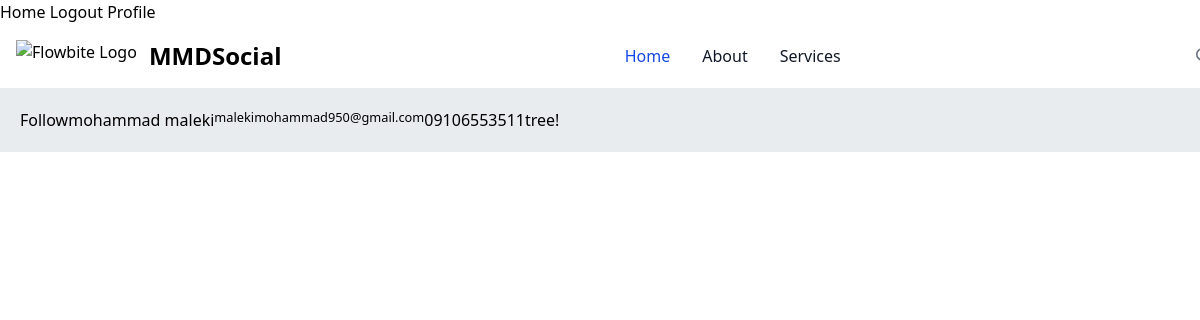
The app's page /profile/1/ (signed in), older data.
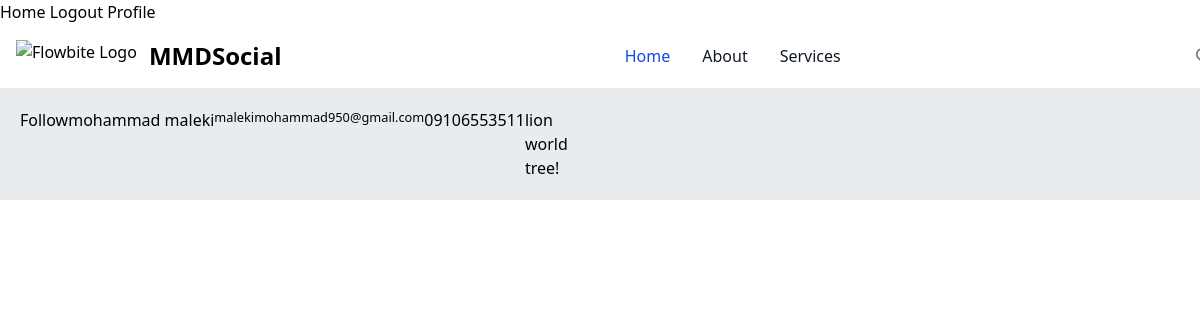
The same page, newer data.
### home/models.py (models this page shows, shortened)
class Post(models.Model):
    user = models.ForeignKey(User, on_delete=models.CASCADE, related_name='posts')
    slug = models.SlugField(max_length=200)
    title = models.CharField(max_length=100)
    content = models.TextField()
    image = models.ImageField(upload_to='posts/%Y/%m/%d')
    created = models.DateTimeField(auto_now_add=True)
    updated = models.DateTimeField(auto_now=True)
    class Meta:
        ordering = ['-created']

### account/views.py (the view)
# urls.py: path('profile/<int:user_id>/', views.UserProfileView.as_view(), name='profile'),
class UserProfileView(LoginRequiredMixin,View):
    def get(self, request, user_id):
        user = User.objects.get(id=user_id)
        posts = user.posts.all()
        is_following = False
        relation = Relation.objects.filter(from_user=request.user, to_user=user)
        if relation:
            is_following = True
        return render(request, 'account/profile.html', {'user':user, 'posts':posts, 'is_following':is_following})

### account/templates/account/profile.html (shortened to what this page needs)
{% extends 'base.html' %}
{% block content %}
    {% if request.user.id != user.id and not is_following %}
        <a class="btn btn-primary" href="{% url 'home:follow' user.id %}">Follow</a><br>
    {% elif request.user.id != user.id and is_following %}
        <a class="btn btn-primary" href="{% url 'home:unfollow' user.id %}">UNFollow</a><br>
    {% endif %}
    <h3 class="text-center">{{ user.full_name }}</h3>
    <small>{{ user.email }}</small>
    <p>{{ user.phone_number }}</p>
    <br>
    <div class="card card-body">
        {% for post in posts %}
            <a href="{% url 'home:details' post.id %}">{{ post.title }}</a><br>
        {% endfor %}
    </div>
{% endblock %}

Row changes from the older to the newer data that the page shows:
added Post: title "lion"
added Post: title "world"
